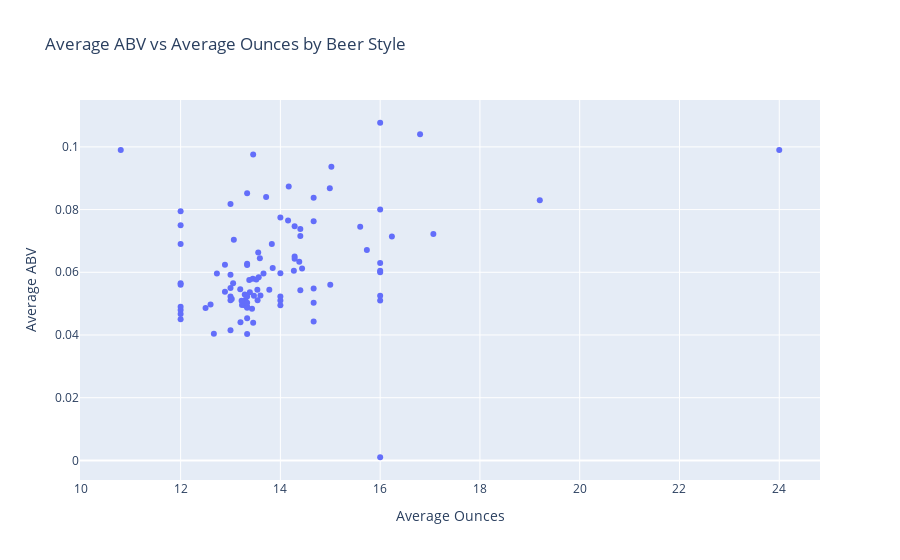

The notebook cell saved with this chart:
### Code cell
fig = px.scatter(
    df,
    x="avg_oz",
    y="avg_abv",
    hover_name="style",
    labels={
        "avg_oz": "Average Ounces",
        "avg_abv": "Average ABV"
    },
    title="Average ABV vs Average Ounces by Beer Style"
)

fig.write_html("viz_files/part3.html", include_plotlyjs="cdn")
fig.show()

### Figure 1 — Plotly figure (JSON) as saved in the notebook; plotly's stock layout.template omitted (floating-point values rounded to 4 significant figures)
{"data": [{"hovertemplate": "<b>%{hovertext}</b><br><br>Average Ounces=%{x}<br>Average ABV=%{y}<extra></extra>", "hovertext": ["American Pale Lager", "American Pale Ale (APA)", "American IPA", "American Double / Imperial IPA", "Oatmeal Stout", "American Porter", "Saison / Farmhouse Ale", "Belgian IPA", "Cider", "Baltic Porter", "Tripel", "American Barleywine", "Winter Warmer", "American Stout", "Fruit / Vegetable Beer", "English Strong Ale", "American Black Ale", "Belgian Dark Ale", "American Blonde Ale", "American Amber / Red Ale", "Berliner Weissbier", "American Brown Ale", "American Pale Wheat Ale", "Belgian Strong Dark Ale", "Kölsch", "English Pale Ale", "American Amber / Red Lager", "English Barleywine", "Milk / Sweet Stout", "German Pilsener", "Pumpkin Ale", "Belgian Pale Ale", "American Pilsner", "American Wild Ale", "English Brown Ale", "Altbier", "California Common / Steam Beer", "Gose", "Cream Ale", "Vienna Lager", "Witbier", "American Double / Imperial Stout", "Munich Helles Lager", "Schwarzbier", "Märzen / Oktoberfest", "Extra Special / Strong Bitter (ESB)", "Rye Beer", "Euro Dark Lager", "Hefeweizen", "Foreign / Export Stout", "Other", "English India Pale Ale (IPA)", "Czech Pilsener", "American Strong Ale", "Mead", "Euro Pale Lager", "American White IPA", "Dortmunder / Export Lager", "Irish Dry Stout", "Scotch Ale / Wee Heavy", "Munich Dunkel Lager", "Radler", "Bock", "English Dark Mild Ale", "Irish Red Ale", "Rauchbier", "Bière de Garde", "Doppelbock", "Dunkelweizen", "Belgian Strong Pale Ale", "Dubbel", "Quadrupel (Quad)", "Russian Imperial Stout", "English Pale Mild Ale", "Herbed / Spiced Beer", "American Adjunct Lager", "Scottish Ale", "Smoked Beer", "Light Lager", "Abbey Single Ale", "Roggenbier", "Kristalweizen", "American Dark Wheat Ale", "English Stout", "Old Ale", "American Double / Imperial Pilsner", "Flanders Red Ale", "Keller Bier / Zwickel Bier", "American India Pale Lager", "Maibock / Helles Bock", "Shandy", "Wheat Ale", "American Malt Liquor", "English Bitter", "Chile Beer", "Grisette", "Flanders Oud Bruin", "Braggot", "Low Alcohol Beer"], "legendgroup": "", "marker": {"color": "#636efa", "symbol": "circle"}, "mode": "markers", "name": "", "orientation": "v", "showlegend": false, "type": "scatter", "x": [13.3, 13.2, 13.59, 14.17, 14.0, 13.66, 13.85, 16.24, 14.27, 13.33, 14.99, 10.8, 13.07, 14.38, 13.47, 13.0, 13.83, 15.6, 13.23, 13.38, 13.45, 13.45, 13.43, 14.67, 13.33, 13.0, 13.29, 16.0, 14.4, 13.22, 13.57, 14.43, 12.5, 17.07, 13.78, 13.54, 14.0, 13.2, 13.29, 13.0, 13.39, 15.02, 12.6, 12.89, 13.52, 13.05, 15.73, 13.6, 13.03, 12.0, 12.0, 13.33, 13.54, 14.15, 14.4, 12.0, 12.73, 14.67, 15.0, 14.67, 13.0, 13.33, 14.29, 13.0, 14.0, 16.0, 14.29, 14.29, 14.0, 13.71, 14.4, 16.8, 13.45, 12.0, 12.89, 13.33, 13.56, 16.0, 12.67, 12.0, 16.0, 12.0, 13.33, 16.0, 12.0, 14.0, 19.2, 14.67, 13.33, 13.0, 13.33, 16.0, 24.0, 14.67, 13.33, 12.0, 16.0, 12.0, 16.0], "xaxis": "x", "y": [0.0512, 0.0546, 0.0645, 0.0874, 0.0597, 0.0596, 0.0614, 0.0714, 0.0605, 0.0852, 0.0868, 0.099, 0.0704, 0.0634, 0.0525, 0.0818, 0.069, 0.0745, 0.0496, 0.0575, 0.0439, 0.0579, 0.0484, 0.0838, 0.049, 0.0523, 0.0495, 0.1077, 0.0543, 0.0509, 0.0584, 0.0612, 0.0486, 0.0722, 0.0544, 0.0544, 0.0495, 0.0441, 0.0529, 0.0511, 0.0536, 0.0937, 0.0497, 0.0538, 0.0577, 0.0565, 0.0671, 0.0526, 0.0515, 0.069, 0.048, 0.0623, 0.0511, 0.0765, 0.0716, 0.0565, 0.0596, 0.0548, 0.056, 0.0763, 0.055, 0.0403, 0.065, 0.0415, 0.0523, 0.0605, 0.0643, 0.0747, 0.051, 0.084, 0.0738, 0.104, 0.0976, 0.0467, 0.0624, 0.0487, 0.0663, 0.051, 0.0404, 0.049, 0.0525, 0.045, 0.0523, 0.08, 0.0795, 0.0775, 0.083, 0.0503, 0.0627, 0.0592, 0.0453, 0.06, 0.099, 0.0443, 0.0503, 0.056, 0.063, 0.075, 0.001], "yaxis": "y"}], "layout": {"legend": {"tracegroupgap": 0}, "title": {"text": "Average ABV vs Average Ounces by Beer Style"}, "xaxis": {"anchor": "y", "domain": [0, 1], "title": {"text": "Average Ounces"}}, "yaxis": {"anchor": "x", "domain": [0, 1], "title": {"text": "Average ABV"}}}}
